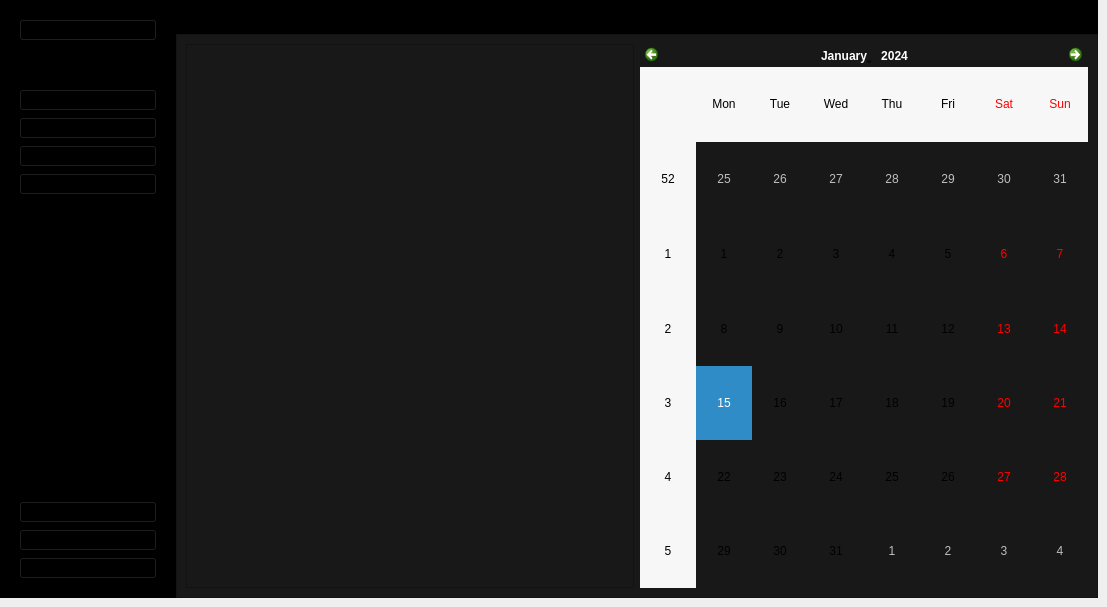
      <widget class="QWidget" name="MainPage_2">
       <widget class="QWidget" name="mainBodyContainer_3" native="true">
        <property name="geometry">
         <rect>
          <x>176</x>
          <y>0</y>
          <width>922</width>
          <height>598</height>
         </rect>
        </property>
        <property name="styleSheet">
         <string notr="true">background-color:#181818 ;</string>
        </property>
        <layout class="QFormLayout" name="formLayout_3">
         <property name="horizontalSpacing">
          <number>0</number>
         </property>
         <property name="verticalSpacing">
          <number>0</number>
         </property>
         <property name="leftMargin">
          <number>0</number>
         </property>
         <property name="topMargin">
          <number>0</number>
         </property>
         <property name="rightMargin">
          <number>0</number>
         </property>
         <property name="bottomMargin">
          <number>0</number>
         </property>
         <item row="0" column="0" colspan="2">
          <widget class="QFrame" name="TopBar_3">
           <property name="styleSheet">
            <string notr="true">background-color:rgb(0, 0, 0);</string>
           </property>
           <property name="frameShape">
            <enum>QFrame::StyledPanel</enum>
           </property>
           <property name="frameShadow">
            <enum>QFrame::Raised</enum>
           </property>
           <layout class="QVBoxLayout" name="verticalLayout_11">
            <item>
             <widget class="QLabel" name="Actor_3">
              <property name="styleSheet">
               <string notr="true">font: 75 16pt &quot;MS Shell Dlg 2&quot;;
</string>
              </property>
              <property name="text">
               <string>Responsable Ressource Humaine</string>
              </property>
             </widget>
            </item>
           </layout>
          </widget>
         </item>
         <item row="1" column="0" colspan="2">
          <widget class="QFrame" name="MainContent_3">
           <property name="styleSheet">
            <string notr="true">background-color:#181818 ;</string>
           </property>
           <property name="frameShape">
            <enum>QFrame::StyledPanel</enum>
           </property>
           <property name="frameShadow">
            <enum>QFrame::Raised</enum>
           </property>
           <layout class="QHBoxLayout" name="horizontalLayout_4">
            <item>
             <widget class="QGraphicsView" name="graphicsView_2"/>
            </item>
            <item>
             <widget class="QCalendarWidget" name="calendarWidget_2"/>
            </item>
           </layout>
          </widget>
         </item>
        </layout>
       </widget>
       <widget class="QWidget" name="leftMenuContainer_3" native="true">
        <property name="geometry">
         <rect>
          <x>0</x>
          <y>0</y>
          <width>176</width>
          <height>598</height>
         </rect>
        </property>
        <property name="styleSheet">
         <string notr="true">background-color:#FFF;
</string>
        </property>
        <layout class="QVBoxLayout" name="verticalLayout_12">
         <property name="leftMargin">
          <number>0</number>
         </property>
         <property name="topMargin">
          <number>0</number>
         </property>
         <property name="rightMargin">
          <number>0</number>
         </property>
         <item>
          <widget class="QWidget" name="leftMenuSubContainer_3" native="true">
           <property name="styleSheet">
            <string notr="true">background-color:rgb(0, 0, 0);</string>
           </property>
           <layout class="QVBoxLayout" name="verticalLayout_13">
            <item alignment="Qt::AlignTop">
             <widget class="QFrame" name="UserSideMenu_3">
              <property name="frameShape">
               <enum>QFrame::StyledPanel</enum>
              </property>
              <property name="frameShadow">
               <enum>QFrame::Raised</enum>
              </property>
              <layout class="QHBoxLayout" name="horizontalLayout_5">
               <item>
                <widget class="QPushButton" name="Account_3">
                 <property name="toolTip">
                  <string>User</string>
                 </property>
                 <property name="toolTipDuration">
                  <number>16</number>
                 </property>
                 <property name="text">
                  <string>My account</string>
                 </property>
                 <property name="icon">
                  <iconset>
                   <normalon>icon/user.svg</normalon>
                  </iconset>
                 </property>
                 <property name="iconSize">
                  <size>
                   <width>20</width>
                   <height>20</height>
                  </size>
                 </property>
                </widget>
               </item>
              </layout>
             </widget>
            </item>
            <item alignment="Qt::AlignTop">
             <widget class="QFrame" name="MainFunctions_3">
              <property name="sizePolicy">
               <sizepolicy hsizetype="Preferred" vsizetype="Preferred">
                <horstretch>0</horstretch>
                <verstretch>0</verstretch>
               </sizepolicy>
              </property>
              <property name="frameShape">
               <enum>QFrame::StyledPanel</enum>
              </property>
              <property name="frameShadow">
               <enum>QFrame::Raised</enum>
              </property>
              <layout class="QVBoxLayout" name="verticalLayout_14">
               <item>
                <widget class="QPushButton" name="HomeBtn_3">
                 <property name="toolTip">
                  <string>Home</string>
                 </property>
                 <property name="styleSheet">
                  <string notr="true"/>
                 </property>
                 <property name="text">
                  <string>Home</string>
                 </property>
                 <property name="icon">
                  <iconset>
                   <normaloff>icon/home.svg</normaloff>
                   <normalon>icon/home.svg</normalon>icon/home.svg</iconset>
                 </property>
                 <property name="iconSize">
                  <size>
                   <width>20</width>
                   <height>20</height>
                  </size>
                 </property>
                </widget>
               </item>
               <item>
                <widget class="QPushButton" name="DataBtn_3">
                 <property name="toolTip">
                  <string>Data</string>
                 </property>
                 <property name="text">
                  <string>Data</string>
                 </property>
                 <property name="icon">
                  <iconset>
                   <normaloff>icon/database.svg</normaloff>
                   <normalon>icon/database.svg</normalon>icon/database.svg</iconset>
                 </property>
                 <property name="iconSize">
                  <size>
                   <width>20</width>
                   <height>20</height>
                  </size>
                 </property>
                </widget>
               </item>
               <item>
                <widget class="QPushButton" name="addeq_5">
                 <property name="styleSheet">
                  <string notr="true">font: 75 9pt &quot;MS Shell Dlg 2&quot;;</string>
                 </property>
                 <property name="text">
                  <string>Ajouter un employee</string>
                 </property>
                 <property name="icon">
                  <iconset>
                   <normaloff>icon/plus.svg</normaloff>icon/plus.svg</iconset>
                 </property>
                 <property name="iconSize">
                  <size>
                   <width>20</width>
                   <height>20</height>
                  </size>
                 </property>
                </widget>
               </item>
               <item>
                <widget class="QPushButton" name="PdfBtn_6">
                 <property name="toolTip">
                  <string>Pdf</string>
                 </property>
                 <property name="text">
                  <string>demande de conjée</string>
                 </property>
                 <property name="icon">
                  <iconset>
                   <normaloff>icon/printer.svg</normaloff>
                   <normalon>icon/printer.svg</normalon>icon/printer.svg</iconset>
                 </property>
                 <property name="iconSize">
                  <size>
                   <width>20</width>
                   <height>20</height>
                  </size>
                 </property>
                </widget>
               </item>
               <item>
                <spacer name="verticalSpacer_15">
                 <property name="orientation">
                  <enum>Qt::Vertical</enum>
                 </property>
                 <property name="sizeHint" stdset="0">
                  <size>
                   <width>20</width>
                   <height>40</height>
                  </size>
                 </property>
                </spacer>
               </item>
               <item>
                <spacer name="verticalSpacer_16">
                 <property name="orientation">
                  <enum>Qt::Vertical</enum>
                 </property>
                 <property name="sizeHint" stdset="0">
                  <size>
                   <width>20</width>
                   <height>40</height>
                  </size>
                 </property>
                </spacer>
               </item>
               <item>
                <spacer name="verticalSpacer_17">
                 <property name="orientation">
                  <enum>Qt::Vertical</enum>
                 </property>
                 <property name="sizeHint" stdset="0">
                  <size>
                   <width>20</width>
                   <height>40</height>
                  </size>
                 </property>
                </spacer>
               </item>
               <item>
                <spacer name="verticalSpacer_18">
                 <property name="orientation">
                  <enum>Qt::Vertical</enum>
                 </property>
                 <property name="sizeHint" stdset="0">
                  <size>
                   <width>20</width>
                   <height>40</height>
                  </size>
                 </property>
                </spacer>
               </item>
               <item>
                <spacer name="verticalSpacer_19">
                 <property name="orientation">
                  <enum>Qt::Vertical</enum>
                 </property>
                 <property name="sizeHint" stdset="0">
                  <size>
                   <width>20</width>
                   <height>40</height>
                  </size>
                 </property>
                </spacer>
               </item>
               <item>
                <spacer name="verticalSpacer_20">
                 <property name="orientation">
                  <enum>Qt::Vertical</enum>
                 </property>
                 <property name="sizeHint" stdset="0">
                  <size>
                   <width>20</width>
                   <height>40</height>
                  </size>
                 </property>
                </spacer>
               </item>
               <item>
                <spacer name="verticalSpacer_21">
                 <property name="orientation">
                  <enum>Qt::Vertical</enum>
                 </property>
                 <property name="sizeHint" stdset="0">
                  <size>
                   <width>20</width>
                   <height>40</height>
                  </size>
                 </property>
                </spacer>
               </item>
              </layout>
             </widget>
            </item>
            <item alignment="Qt::AlignBottom">
             <widget class="QFrame" name="AppFunction_3">
              <property name="frameShape">
               <enum>QFrame::StyledPanel</enum>
              </property>
              <property name="frameShadow">
               <enum>QFrame::Raised</enum>
              </property>
              <layout class="QVBoxLayout" name="verticalLayout_15">
               <item>
                <widget class="QPushButton" name="SettingsBtn_3">
                 <property name="toolTip">
                  <string>Settings</string>
                 </property>
                 <property name="text">
                  <string>Settings</string>
                 </property>
                 <property name="icon">
                  <iconset>
                   <normaloff>icon/settings.svg</normaloff>
                   <disabledoff>icon/settings.svg</disabledoff>icon/settings.svg</iconset>
                 </property>
                 <property name="iconSize">
                  <size>
                   <width>20</width>
                   <height>20</height>
                  </size>
                 </property>
                </widget>
               </item>
               <item>
                <widget class="QPushButton" name="HelpBtn_3">
                 <property name="toolTip">
                  <string>Help</string>
                 </property>
                 <property name="text">
                  <string>Help</string>
                 </property>
                 <property name="icon">
                  <iconset>
                   <normaloff>icon/help-circle.svg</normaloff>
                   <normalon>icon/help-circle.svg</normalon>icon/help-circle.svg</iconset>
                 </property>
                 <property name="iconSize">
                  <size>
                   <width>20</width>
                   <height>20</height>
                  </size>
                 </property>
                </widget>
               </item>
               <item>
                <widget class="QPushButton" name="LogoutBtn_3">
                 <property name="toolTip">
                  <string>Logout</string>
                 </property>
                 <property name="text">
                  <string>Logout</string>
                 </property>
                 <property name="icon">
                  <iconset>
                   <normaloff>icon/log-out.svg</normaloff>
                   <normalon>icon/log-out.svg</normalon>icon/log-out.svg</iconset>
                 </property>
                 <property name="iconSize">
                  <size>
                   <width>20</width>
                   <height>20</height>
                  </size>
                 </property>
                </widget>
               </item>
              </layout>
             </widget>
            </item>
           </layout>
          </widget>
         </item>
        </layout>
       </widget>
      </widget>
